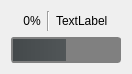
<?xml version="1.0" encoding="UTF-8"?>
<ui version="4.0">
 <class>Form</class>
 <widget class="QWidget" name="Form">
  <property name="geometry">
   <rect>
    <x>0</x>
    <y>0</y>
    <width>132</width>
    <height>64</height>
   </rect>
  </property>
  <property name="windowTitle">
   <string>Form</string>
  </property>
  <layout class="QGridLayout" name="gridLayout">
   <item row="2" column="0">
    <layout class="QHBoxLayout" name="horizontalLayout">
     <item>
      <widget class="QProgressBar" name="bar">
       <property name="styleSheet">
        <string notr="true">QProgressBar:horizontal {
border: 1px solid gray;
border-radius: 3px;
background: grey;
padding: 1px;
}
QProgressBar::chunk:horizontal {
background: qlineargradient(x1: 0, y1: 0.5, x2: 1, y2: 0.5, stop: 0 #44494b, stop: 1.0  #515658);
}</string>
       </property>
       <property name="value">
        <number>50</number>
       </property>
       <property name="textVisible">
        <bool>true</bool>
       </property>
       <property name="textDirection">
        <enum>QProgressBar::TopToBottom</enum>
       </property>
       <property name="format">
        <string/>
       </property>
      </widget>
     </item>
    </layout>
   </item>
   <item row="1" column="0">
    <layout class="QHBoxLayout" name="horizontalLayout_2">
     <property name="topMargin">
      <number>0</number>
     </property>
     <item>
      <spacer name="horizontalSpacer">
       <property name="orientation">
        <enum>Qt::Horizontal</enum>
       </property>
       <property name="sizeHint" stdset="0">
        <size>
         <width>40</width>
         <height>20</height>
        </size>
       </property>
      </spacer>
     </item>
     <item>
      <widget class="QLabel" name="percent">
       <property name="text">
        <string>0%</string>
       </property>
       <property name="textFormat">
        <enum>Qt::AutoText</enum>
       </property>
       <property name="alignment">
        <set>Qt::AlignCenter</set>
       </property>
      </widget>
     </item>
     <item>
      <widget class="Line" name="line">
       <property name="orientation">
        <enum>Qt::Vertical</enum>
       </property>
      </widget>
     </item>
     <item>
      <widget class="QLabel" name="text">
       <property name="text">
        <string>TextLabel</string>
       </property>
      </widget>
     </item>
     <item>
      <spacer name="horizontalSpacer_2">
       <property name="orientation">
        <enum>Qt::Horizontal</enum>
       </property>
       <property name="sizeHint" stdset="0">
        <size>
         <width>40</width>
         <height>20</height>
        </size>
       </property>
      </spacer>
     </item>
    </layout>
   </item>
  </layout>
 </widget>
 <resources/>
 <connections/>
</ui>
